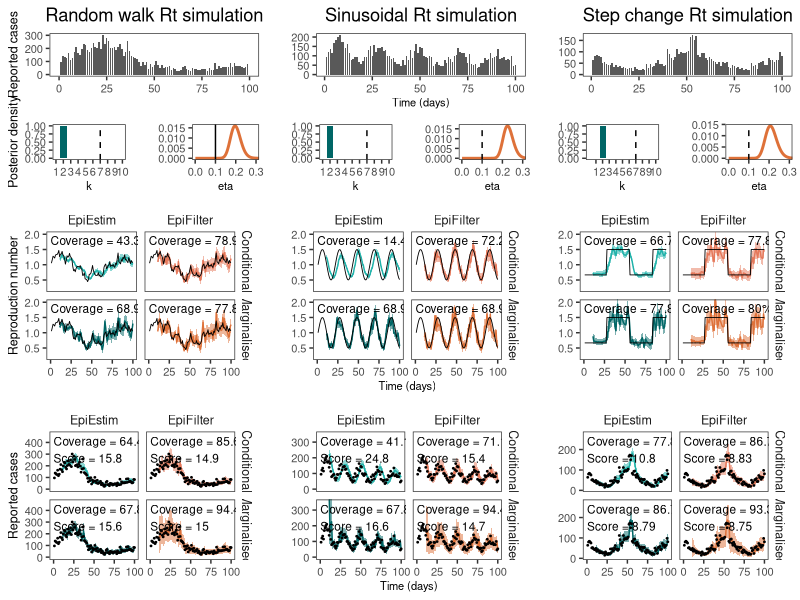

Write the R code that produced this figure. (Note: this script raises an error after producing the figure.)

rm(list=ls())

library(tidyverse)
library(cowplot)

custom_theme <- theme_bw() +
  theme(
    axis.title.y = element_text(size=9),
    axis.title.x = element_text(size=8),
    axis.text = element_text(size=8),
    strip.background = element_blank(),
    strip.text = element_text(size=9),
    plot.title = element_text(hjust = 0.5),
    panel.grid = element_blank()
  )

# Load the data
df = read.csv("paper/outputs/s5d_obsnoise.csv")
df_eepost = read.csv("paper/outputs/s5d_obsnoise_epiestimposteriors.csv")
df_efpost = read.csv("paper/outputs/s5d_obsnoise_epifilterposteriors.csv")

# Clean the data
df$fit = ifelse(grepl("Conditional", df$fit), "Conditional", df$fit)
df = df %>% mutate(NameForColors=paste0(model, fit))

# Append colors
colors <- c(EpiEstimMarginalised="#006666", EpiEstimConditional="#20B2AA",
            EpiFilterMarginalised="#DE7139", EpiFilterConditional="#E5785A")

# Calculate coverage statistics
df_coverage = df %>%
  filter(t>10) %>%
  group_by(simulation, model, fit) %>%
  summarise(Rt_coverage = 100*round(mean((TrueRt <= upper) & (TrueRt >= lower)), digits=3),
            Ct_coverage = 100*round(mean((Cases <= upper_cases) & (Cases >= lower_cases)), digits=3),
            score = signif(mean(crps), 3))



# Plot the raw data
plt_data_rw = ggplot(df %>% filter(simulation=="Random walk", model=="EpiEstim", fit=="Marginalised")) +
  geom_col(aes(x=t, y=Cases), width = 0.8) +
  scale_x_continuous(limits = c(0, 100)) +
  custom_theme +
  xlab("") + ylab("Reported cases") +
  ggtitle("Random walk Rt simulation")

plt_data_sinusoidal = ggplot(df %>% filter(simulation=="Sinusoidal", model=="EpiEstim", fit=="Marginalised")) +
  geom_col(aes(x=t, y=Cases), width = 0.8) +
  custom_theme +
  xlab("Time (days)") + ylab("") +
  ggtitle("Sinusoidal Rt simulation")

plt_data_steps = ggplot(df %>% filter(simulation=="Step change", model=="EpiEstim", fit=="Marginalised")) +
  geom_col(aes(x=t, y=Cases), width = 0.8) +
  custom_theme +
  xlab("") + ylab("") +
  ggtitle("Step change Rt simulation")

plt_cases = plot_grid(plt_data_rw, plt_data_sinusoidal, plt_data_steps, nrow=1, align="h")



# Plot posteriors
plt_post_rw = ggplot(df %>% filter(simulation=="Random walk")) +
  geom_ribbon(aes(x=t, ymin=lower, ymax=upper, fill=NameForColors), data=.%>%filter(t>10), alpha=0.5) +
  geom_line(aes(x=t, y=mean, color=NameForColors), data=.%>%filter(t>10)) +
  geom_line(aes(x=t, y=TrueRt), color="black", lwd=0.3) +
  geom_text(data = df_coverage %>% filter(simulation == "Random walk"),
            aes(x = 0, y = Inf, label = paste0("Coverage = ", Rt_coverage, "%")),
            hjust = 0, vjust = 1.5, size = 3, color = "black") +
  facet_grid(fit~model) +
  coord_cartesian(ylim=c(0.2, 2.0)) +
  ylab("Reproduction number") + xlab("") +
  custom_theme +
  scale_fill_manual(values=colors) +
  scale_color_manual(values=colors) +
  theme(legend.position="none")

plt_post_sinusoidal = ggplot(df %>% filter(simulation=="Sinusoidal")) +
  geom_ribbon(aes(x=t, ymin=lower, ymax=upper, fill=NameForColors), data=.%>%filter(t>10), alpha=0.5) +
  geom_line(aes(x=t, y=mean, color=NameForColors), data=.%>%filter(t>10)) +
  geom_line(aes(x=t, y=TrueRt), color="black", lwd=0.3) +
  geom_text(data = df_coverage %>% filter(simulation == "Sinusoidal"),
            aes(x = 0, y = Inf, label = paste0("Coverage = ", Rt_coverage, "%")),
            hjust = 0, vjust = 1.5, size = 3, color = "black") +
  facet_grid(fit~model) +
  coord_cartesian(ylim=c(0.2, 2.0)) +
  ylab("") + xlab("Time (days)") +
  scale_fill_manual(values=colors) +
  scale_color_manual(values=colors) +
  custom_theme +
  theme(legend.position="none")

plt_post_steps = ggplot(df %>% filter(simulation=="Step change")) +
  geom_ribbon(aes(x=t, ymin=lower, ymax=upper, fill=NameForColors), data=.%>%filter(t>10), alpha=0.5) +
  geom_line(aes(x=t, y=mean, color=NameForColors), data=.%>%filter(t>10)) +
  geom_line(aes(x=t, y=TrueRt), color="black", lwd=0.3) +
  geom_text(data = df_coverage %>% filter(simulation == "Step change"),
            aes(x = 0, y = Inf, label = paste0("Coverage = ", Rt_coverage, "%")),
            hjust = 0, vjust = 1.5, size = 3, color = "black") +
  facet_grid(fit~model) +
  coord_cartesian(ylim=c(0.2, 2.0)) +
  ylab("") + xlab("") +
  scale_fill_manual(values=colors) +
  scale_color_manual(values=colors) +
  custom_theme +
  theme(legend.position="none")




# Plot predictive posteriors
plt_predpost_rw = ggplot(df %>% filter(simulation=="Random walk")) +
  geom_ribbon(aes(x=t, ymin=lower_cases, ymax=upper_cases, fill=NameForColors), data=.%>%filter(t>10), alpha=0.5) +
  geom_line(aes(x=t, y=mean_cases, color=NameForColors), data=.%>%filter(t>10)) +
  geom_point(aes(x=t, y=Cases), color="black", size=0.3) +
  geom_text(data = df_coverage %>% filter(simulation == "Random walk"),
            aes(x = 0, y = Inf, label = paste0("Coverage = ", Ct_coverage, "%\nScore = ", score)),
            hjust = 0, vjust = 1.2, size = 3, color = "black") +
  facet_grid(fit~model) +
  coord_cartesian(ylim=c(0,470)) +
  ylab("Reported cases") + xlab("") +
  custom_theme +
  scale_fill_manual(values=colors) +
  scale_color_manual(values=colors) +
  theme(legend.position="none")

plt_predpost_sinusoidal = ggplot(df %>% filter(simulation=="Sinusoidal")) +
  geom_ribbon(aes(x=t, ymin=lower_cases, ymax=upper_cases, fill=NameForColors), data=.%>%filter(t>10), alpha=0.5) +
  geom_line(aes(x=t, y=mean_cases, color=NameForColors), data=.%>%filter(t>10)) +
  geom_point(aes(x=t, y=Cases), color="black", size=0.3) +
  geom_text(data = df_coverage %>% filter(simulation == "Sinusoidal"),
            aes(x = 0, y = Inf, label = paste0("Coverage = ", Ct_coverage, "%\nScore = ", score)),
            hjust = 0, vjust = 1.2, size = 3, color = "black") +
  facet_grid(fit~model) +
  coord_cartesian(ylim=c(0,350)) +
  ylab("") + xlab("Time (days)") +
  scale_fill_manual(values=colors) +
  scale_color_manual(values=colors) +
  custom_theme +
  theme(legend.position="none")

plt_predpost_steps = ggplot(df %>% filter(simulation=="Step change")) +
  geom_ribbon(aes(x=t, ymin=lower_cases, ymax=upper_cases, fill=NameForColors), data=.%>%filter(t>10), alpha=0.5) +
  geom_line(aes(x=t, y=mean_cases, color=NameForColors), data=.%>%filter(t>10)) +
  geom_point(aes(x=t, y=Cases), color="black", size=0.3) +
  geom_text(data = df_coverage %>% filter(simulation == "Step change"),
            aes(x = 0, y = Inf, label = paste0("Coverage = ", Ct_coverage, "%\nScore = ", score)),
            hjust = 0, vjust = 1.2, size = 3, color = "black") +
  facet_grid(fit~model) +
  ylab("") + xlab("") +
  scale_fill_manual(values=colors) +
  scale_color_manual(values=colors) +
  custom_theme +
  theme(legend.position="none")






# Plot parameter estimates
xlims = c(0, 0.3)

plt_param_rw_ef = ggplot(df_efpost %>% filter(simulation=="Random walk")) +
  geom_line(aes(x=eta, y=p), color="#DE7139", lwd=1) +
  geom_vline(xintercept=0.1, color="black") +
  custom_theme +
  coord_cartesian(xlim=xlims) +
  xlab("eta") + ylab("")

plt_param_rw_ee = ggplot(df_eepost %>% filter(simulation=="Random walk")) +
  geom_col(aes(x=k, y=p), fill="#006666") +
  custom_theme +
  xlab("k") + ylab("Posterior density") +
  scale_x_continuous(breaks=seq(1,10), labels=seq(1,10), limits=c(1,10)) +
  geom_vline(xintercept=7, color="black", linetype="dashed")

plt_param_rw = plot_grid(plt_param_rw_ee, plt_param_rw_ef, ncol=2)


plt_param_sin_ef = ggplot(df_efpost %>% filter(simulation=="Sinusoidal")) +
  geom_line(aes(x=eta, y=p), color="#DE7139", lwd=1) +
  geom_vline(xintercept=0.1, color="black", linetype="dashed") +
  custom_theme +
  coord_cartesian(xlim=xlims) +
  xlab("eta") + ylab("")

plt_param_sin_ee = ggplot(df_eepost %>% filter(simulation=="Sinusoidal")) +
  geom_col(aes(x=k, y=p), fill="#006666") +
  custom_theme +
  xlab("k") + ylab("") +
  scale_x_continuous(breaks=seq(1,10), labels=seq(1,10), limits=c(1,10)) +
  geom_vline(xintercept=7, color="black", linetype="dashed")

plt_param_sinusoidal = plot_grid(plt_param_sin_ee, plt_param_sin_ef, ncol=2)


plt_param_sin_ef = ggplot(df_efpost %>% filter(simulation=="Step change")) +
  geom_line(aes(x=eta, y=p), color="#DE7139", lwd=1) +
  geom_vline(xintercept=0.1, color="black", linetype="dashed") +
  custom_theme +
  coord_cartesian(xlim=xlims) +
  xlab("eta") + ylab("")

plt_param_sin_ee = ggplot(df_eepost %>% filter(simulation=="Step change")) +
  geom_col(aes(x=k, y=p), fill="#006666") +
  custom_theme +
  xlab("k") + ylab("") +
  scale_x_continuous(breaks=seq(1,10), labels=seq(1,10), limits=c(0,10)) +
  geom_vline(xintercept=7, color="black", linetype="dashed")

plt_param_steps = plot_grid(plt_param_sin_ee, plt_param_sin_ef, ncol=2)


plt = plot_grid(plt_data_rw, plt_data_sinusoidal, plt_data_steps,
                plt_param_rw, plt_param_sinusoidal, plt_param_steps,
                plt_post_rw, plt_post_sinusoidal, plt_post_steps,
                plt_predpost_rw, plt_predpost_sinusoidal, plt_predpost_steps,
                ncol=3, rel_heights = c(0.35,0.25,0.6,0.6)) 
plt
ggsave(paste0("paper/figures/s5d_obsnoise.png"), plt, dpi=300, width=25, height=21, units="cm")


